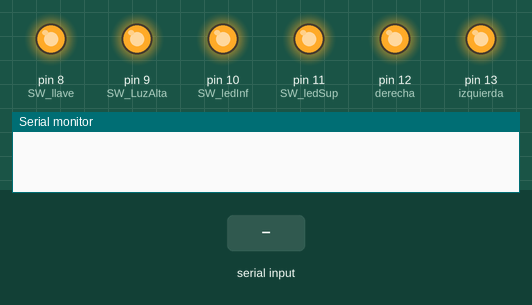
Recording of a sketch running on a simulated Arduino Uno, built with avr-gcc and run on an emulated ATmega328P. On the bench: output pins drawn as LEDs (lit = HIGH), the last lines printed to the serial monitor. The inputs (shaded band) are chosen by the test bench.

Above: at 1.2 s.
1.3 s: "a" received over Serial
At 1.9 s:
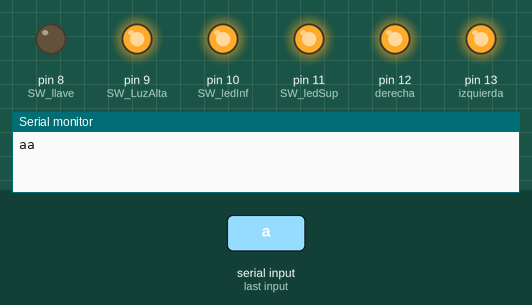
2.8 s: byte 107 ('k') received over Serial
At 4.0 s:
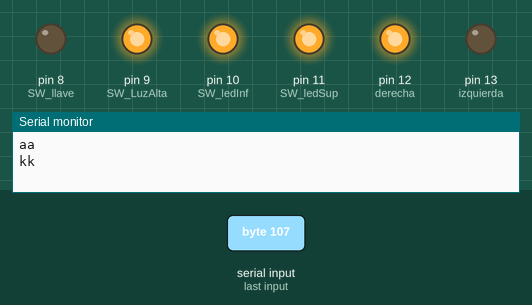
4.3 s: "b" received over Serial
At 5.4 s:
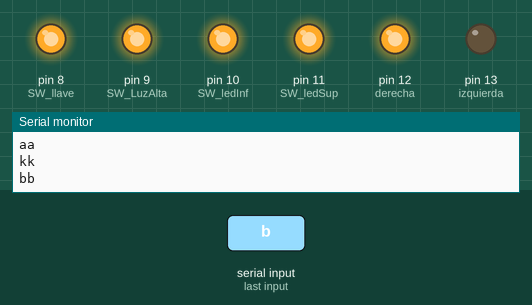
5.8 s: "c" received over Serial
At 6.5 s:
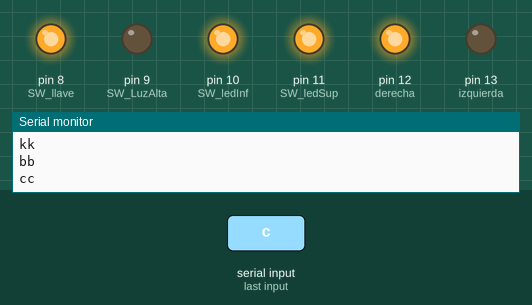
7.3 s: byte 108 ('l') received over Serial
At 7.7 s:
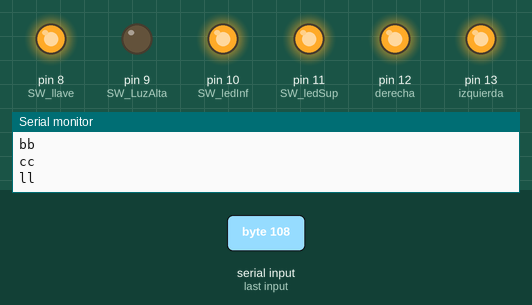
8.8 s: "e" received over Serial
At 10.0 s:
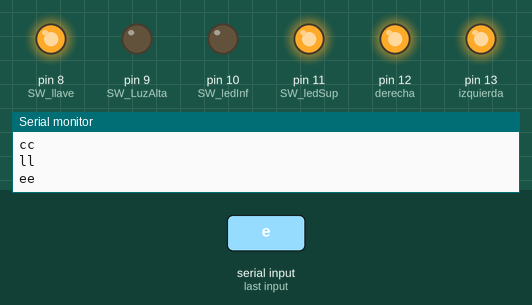
Timing chart, 0 to 11.3 s (numbered marks = the images above; inputs shaded):
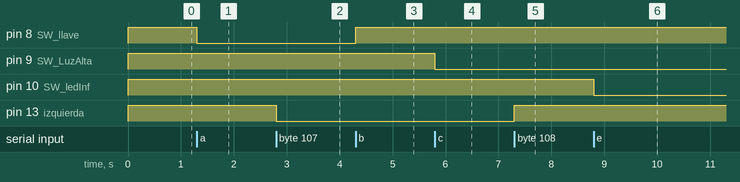

The sketch:

RaspMandArduino.ino
```cpp
//#include <Arduino.h>

const int izquierda = 13 ; //rele 1
const int derecha = 12; //rele 2
const int SW_ledSup = 11 ; //rele 3
const int SW_ledInf = 10; //rele 4
const int SW_LuzAlta = 9 ; //rele 5
const int SW_llave = 8; //rele 6

void setup() {
Serial.begin(9600);
pinMode(izquierda,OUTPUT);
pinMode(derecha,OUTPUT);
pinMode(SW_ledSup,OUTPUT);
pinMode(SW_ledInf,OUTPUT);
pinMode(SW_LuzAlta,OUTPUT);
pinMode(SW_llave,OUTPUT);

digitalWrite(izquierda,HIGH);
digitalWrite(derecha,HIGH);
digitalWrite(SW_ledSup,HIGH);
digitalWrite(SW_ledInf,HIGH);
digitalWrite(SW_LuzAlta,HIGH);
digitalWrite(SW_llave,HIGH);
}

void loop() {

  if (Serial.available() > 0){
  char rd = Serial.read();
  Serial.print(rd);

    //RELE 6 LLAVE
    if (rd == 'a'){
      digitalWrite(SW_llave,LOW);
      Serial.println(rd);
    }
    else if (rd == 'b'){
      digitalWrite(SW_llave,HIGH);
      Serial.println(rd);
     }
    //RELE 5 LUZ ALTA
    if (rd == 'c'){
      digitalWrite(SW_LuzAlta,LOW);
      Serial.println(rd);
    }
    else if (rd == 'd'){
      digitalWrite(SW_LuzAlta,HIGH);
      Serial.println(rd);
    }
      //RELE 4 LUZ LED INF
    if (rd == 'e'){
      digitalWrite(SW_ledInf,LOW);
      Serial.println(rd);
    }
    else if (rd == 'f'){
      digitalWrite(SW_ledInf,HIGH);
      Serial.println(rd);
    }
      //RELE 3 LUZ LED SUP
    if (rd == 'g'){
      digitalWrite(SW_ledSup,LOW);
      Serial.println(rd);
    }
    else if (rd == 'h'){
      digitalWrite(SW_ledSup,HIGH);
      Serial.println(rd);
    }
      //RELE 2 derecha
    if (rd == 'i'){
      digitalWrite(derecha,LOW);
      Serial.println(rd);
    }
    else if (rd == 'j'){
      digitalWrite(derecha,HIGH);
      Serial.println(rd);
    }
      //RELE 1 izquierda
    if (rd == 'k'){
      digitalWrite(izquierda,LOW);
      Serial.println(rd);
    }
    else if (rd == 'l'){
      digitalWrite(izquierda,HIGH);
      Serial.println(rd);
  }
 }
}
```

Measured:
- after the input at 1.3 s, pin 8 (SW_llave): HIGH → LOW at once
- after the input at 2.8 s, pin 13 (izquierda): HIGH → LOW at once
- after the input at 4.3 s, pin 8 (SW_llave): LOW → HIGH at once
- after the input at 5.8 s, pin 9 (SW_LuzAlta): HIGH → LOW at once
- after the input at 7.3 s, pin 13 (izquierda): LOW → HIGH at once
- after the input at 8.8 s, pin 10 (SW_ledInf): HIGH → LOW at once
